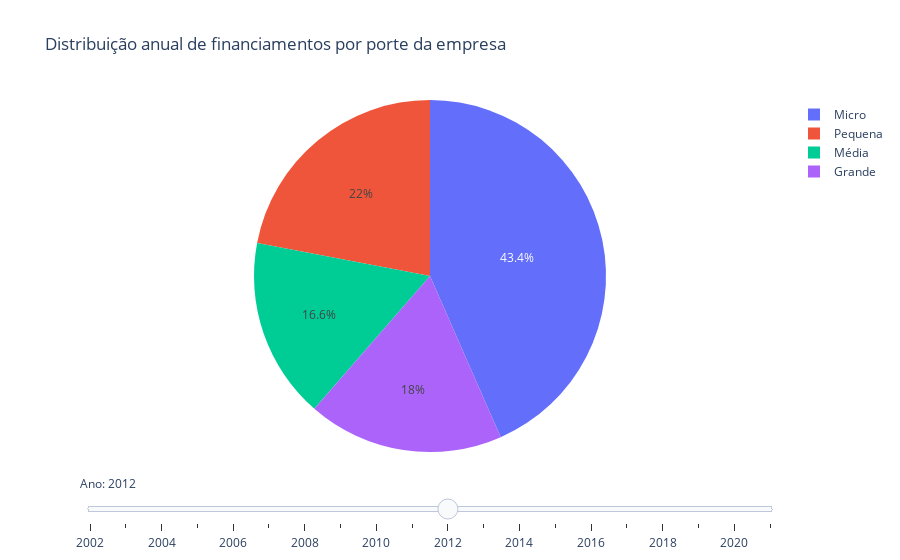

The notebook cell saved with this chart:
### Markdown cell above
3.2.2) Representação gráfica:

### Code cell
fig = go.Figure()
fig.update_layout(title = 'Distribuição anual de financiamentos por porte da empresa')

micro, pequena, media, grande = [], [], [], []
for i in range(len(conjuntos)):
    if 'MICRO' in conjuntos[i]: micro.append(contador[i])
    elif 'PEQUENA' in conjuntos[i]: pequena.append(contador[i])
    elif 'MÉDIA' in conjuntos[i]: media.append(contador[i])
    elif 'GRANDE' in conjuntos[i]: grande.append(contador[i])


for step in np.arange(len(data)):
    fig.add_trace(
        go.Pie(labels = ['Micro', 'Pequena', 'Média', 'Grande'],
               values = [micro[step], pequena[step], media[step], grande[step]], sort = False, visible = False))

fig.data[10].visible = True

steps = []
for i in range(len(fig.data)):
    step = dict(
        method="update",
        args=[{"visible": [False] * len(fig.data)},
              {"title": "Distribuição anual de financiamentos por porte da empresa"}], 
    )
    step["args"][0]["visible"][i] = True 
    steps.append(step)

sliders = [dict(active = 10, steps = steps)]

fig.update_layout(sliders = sliders)
fig.update_traces(hoverinfo = 'label+value')

fig['layout']['sliders'][0]['currentvalue']['prefix']='Ano: '
for i, ano in enumerate(data, start = 0):
    fig['layout']['sliders'][0]['steps'][i]['label']=ano

fig.show()

### Figure 1 — Plotly figure (JSON) as saved in the notebook; plotly's stock layout.template omitted (floating-point values rounded to 4 significant figures)
{"data": [{"hoverinfo": "label+value", "labels": ["Micro", "Pequena", "Média", "Grande"], "sort": false, "type": "pie", "values": [48097, 8033, 4718, 5045], "visible": false}, {"hoverinfo": "label+value", "labels": ["Micro", "Pequena", "Média", "Grande"], "sort": false, "type": "pie", "values": [43548, 11256, 5898, 4777], "visible": false}, {"hoverinfo": "label+value", "labels": ["Micro", "Pequena", "Média", "Grande"], "sort": false, "type": "pie", "values": [67306, 8066, 6304, 5870], "visible": false}, {"hoverinfo": "label+value", "labels": ["Micro", "Pequena", "Média", "Grande"], "sort": false, "type": "pie", "values": [59246, 10116, 7791, 8053], "visible": false}, {"hoverinfo": "label+value", "labels": ["Micro", "Pequena", "Média", "Grande"], "sort": false, "type": "pie", "values": [40997, 10172, 8284, 9976], "visible": false}, {"hoverinfo": "label+value", "labels": ["Micro", "Pequena", "Média", "Grande"], "sort": false, "type": "pie", "values": [49632, 16065, 13639, 18103], "visible": false}, {"hoverinfo": "label+value", "labels": ["Micro", "Pequena", "Média", "Grande"], "sort": false, "type": "pie", "values": [49770, 22106, 18038, 21324], "visible": false}, {"hoverinfo": "label+value", "labels": ["Micro", "Pequena", "Média", "Grande"], "sort": false, "type": "pie", "values": [67278, 29023, 20149, 23661], "visible": false}, {"hoverinfo": "label+value", "labels": ["Micro", "Pequena", "Média", "Grande"], "sort": false, "type": "pie", "values": [95533, 40613, 33065, 40265], "visible": false}, {"hoverinfo": "label+value", "labels": ["Micro", "Pequena", "Média", "Grande"], "sort": false, "type": "pie", "values": [106150, 49759, 37225, 44849], "visible": false}, {"hoverinfo": "label+value", "labels": ["Micro", "Pequena", "Média", "Grande"], "sort": false, "type": "pie", "values": [90741, 45994, 34658, 37602], "visible": true}, {"hoverinfo": "label+value", "labels": ["Micro", "Pequena", "Média", "Grande"], "sort": false, "type": "pie", "values": [80164, 44215, 33421, 35784], "visible": false}, {"hoverinfo": "label+value", "labels": ["Micro", "Pequena", "Média", "Grande"], "sort": false, "type": "pie", "values": [66686, 39473, 30385, 36395], "visible": false}, {"hoverinfo": "label+value", "labels": ["Micro", "Pequena", "Média", "Grande"], "sort": false, "type": "pie", "values": [29522, 18621, 17092, 21058], "visible": false}, {"hoverinfo": "label+value", "labels": ["Micro", "Pequena", "Média", "Grande"], "sort": false, "type": "pie", "values": [14539, 8817, 8196, 21281], "visible": false}, {"hoverinfo": "label+value", "labels": ["Micro", "Pequena", "Média", "Grande"], "sort": false, "type": "pie", "values": [10551, 15897, 20863, 14057], "visible": false}, {"hoverinfo": "label+value", "labels": ["Micro", "Pequena", "Média", "Grande"], "sort": false, "type": "pie", "values": [5610, 14830, 18333, 7709], "visible": false}, {"hoverinfo": "label+value", "labels": ["Micro", "Pequena", "Média", "Grande"], "sort": false, "type": "pie", "values": [6161, 11240, 9958, 4118], "visible": false}, {"hoverinfo": "label+value", "labels": ["Micro", "Pequena", "Média", "Grande"], "sort": false, "type": "pie", "values": [13554, 19829, 10477, 2931], "visible": false}, {"hoverinfo": "label+value", "labels": ["Micro", "Pequena", "Média", "Grande"], "sort": false, "type": "pie", "values": [3209, 4262, 3816, 1514], "visible": false}], "layout": {"sliders": [{"active": 10, "currentvalue": {"prefix": "Ano: "}, "steps": [{"args": [{"visible": [true, false, false, false, false, false, false, false, false, false, false, false, false, false, false, false, false, false, false, false]}, {"title": "Distribuição anual de financiamentos por porte da empresa"}], "label": "2002", "method": "update"}, {"args": [{"visible": [false, true, false, false, false, false, false, false, false, false, false, false, false, false, false, false, false, false, false, false]}, {"title": "Distribuição anual de financiamentos por porte da empresa"}], "label": "2003", "method": "update"}, {"args": [{"visible": [false, false, true, false, false, false, false, false, false, false, false, false, false, false, false, false, false, false, false, false]}, {"title": "Distribuição anual de financiamentos por porte da empresa"}], "label": "2004", "method": "update"}, {"args": [{"visible": [false, false, false, true, false, false, false, false, false, false, false, false, false, false, false, false, false, false, false, false]}, {"title": "Distribuição anual de financiamentos por porte da empresa"}], "label": "2005", "method": "update"}, {"args": [{"visible": [false, false, false, false, true, false, false, false, false, false, false, false, false, false, false, false, false, false, false, false]}, {"title": "Distribuição anual de financiamentos por porte da empresa"}], "label": "2006", "method": "update"}, {"args": [{"visible": [false, false, false, false, false, true, false, false, false, false, false, false, false, false, false, false, false, false, false, false]}, {"title": "Distribuição anual de financiamentos por porte da empresa"}], "label": "2007", "method": "update"}, {"args": [{"visible": [false, false, false, false, false, false, true, false, false, false, false, false, false, false, false, false, false, false, false, false]}, {"title": "Distribuição anual de financiamentos por porte da empresa"}], "label": "2008", "method": "update"}, {"args": [{"visible": [false, false, false, false, false, false, false, true, false, false, false, false, false, false, false, false, false, false, false, false]}, {"title": "Distribuição anual de financiamentos por porte da empresa"}], "label": "2009", "method": "update"}, {"args": [{"visible": [false, false, false, false, false, false, false, false, true, false, false, false, false, false, false, false, false, false, false, false]}, {"title": "Distribuição anual de financiamentos por porte da empresa"}], "label": "2010", "method": "update"}, {"args": [{"visible": [false, false, false, false, false, false, false, false, false, true, false, false, false, false, false, false, false, false, false, false]}, {"title": "Distribuição anual de financiamentos por porte da empresa"}], "label": "2011", "method": "update"}, {"args": [{"visible": [false, false, false, false, false, false, false, false, false, false, true, false, false, false, false, false, false, false, false, false]}, {"title": "Distribuição anual de financiamentos por porte da empresa"}], "label": "2012", "method": "update"}, {"args": [{"visible": [false, false, false, false, false, false, false, false, false, false, false, true, false, false, false, false, false, false, false, false]}, {"title": "Distribuição anual de financiamentos por porte da empresa"}], "label": "2013", "method": "update"}, {"args": [{"visible": [false, false, false, false, false, false, false, false, false, false, false, false, true, false, false, false, false, false, false, false]}, {"title": "Distribuição anual de financiamentos por porte da empresa"}], "label": "2014", "method": "update"}, {"args": [{"visible": [false, false, false, false, false, false, false, false, false, false, false, false, false, true, false, false, false, false, false, false]}, {"title": "Distribuição anual de financiamentos por porte da empresa"}], "label": "2015", "method": "update"}, {"args": [{"visible": [false, false, false, false, false, false, false, false, false, false, false, false, false, false, true, false, false, false, false, false]}, {"title": "Distribuição anual de financiamentos por porte da empresa"}], "label": "2016", "method": "update"}, {"args": [{"visible": [false, false, false, false, false, false, false, false, false, false, false, false, false, false, false, true, false, false, false, false]}, {"title": "Distribuição anual de financiamentos por porte da empresa"}], "label": "2017", "method": "update"}, {"args": [{"visible": [false, false, false, false, false, false, false, false, false, false, false, false, false, false, false, false, true, false, false, false]}, {"title": "Distribuição anual de financiamentos por porte da empresa"}], "label": "2018", "method": "update"}, {"args": [{"visible": [false, false, false, false, false, false, false, false, false, false, false, false, false, false, false, false, false, true, false, false]}, {"title": "Distribuição anual de financiamentos por porte da empresa"}], "label": "2019", "method": "update"}, {"args": [{"visible": [false, false, false, false, false, false, false, false, false, false, false, false, false, false, false, false, false, false, true, false]}, {"title": "Distribuição anual de financiamentos por porte da empresa"}], "label": "2020", "method": "update"}, {"args": [{"visible": [false, false, false, false, false, false, false, false, false, false, false, false, false, false, false, false, false, false, false, true]}, {"title": "Distribuição anual de financiamentos por porte da empresa"}], "label": "2021", "method": "update"}]}], "title": {"text": "Distribuição anual de financiamentos por porte da empresa"}}}
